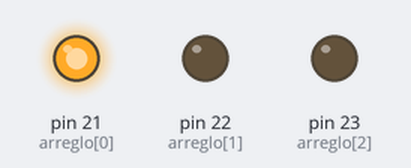
The sketch below on a simulated Arduino Mega 2560, built with avr-gcc and run on an emulated ATmega2560. Parts: output pins drawn as LEDs (lit = HIGH).

Above: at 0.5 s.
At 2.5 s:
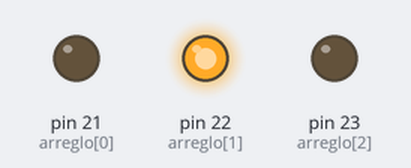
At 4.5 s:
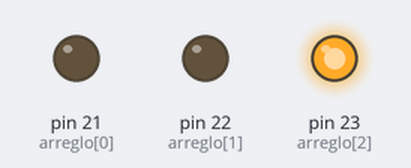
At 5.5 s:
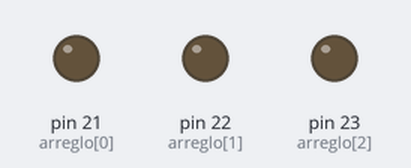
Timing chart, 0 to 7.8 s (numbered marks = the images above):
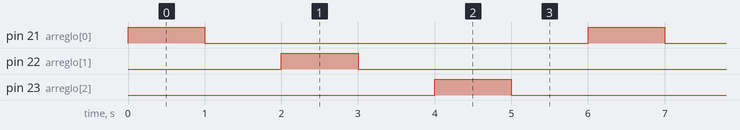

The sketch:

P2.ino
```cpp
int arreglo[]={21,22,23};
void setup() {
// put your setup code here, to run once:
Serial.begin(9600);
for(int i=0; i<3;i++){
pinMode(arreglo[i],OUTPUT);
}
}

void loop() {
for(int i=0;i<3;i++){
digitalWrite(arreglo[i], HIGH);
delay(1000);

digitalWrite(arreglo[i],LOW);
delay(1000);
}
}
```

Measured:
- by itself, pin 21 (arreglo[0]), pin 22 (arreglo[1]), pin 23 (arreglo[2]): alternates HIGH for 1.0 s and LOW for 5.0 s
- by itself, everything shown: repeats every 6.0 s, in 6 steps
